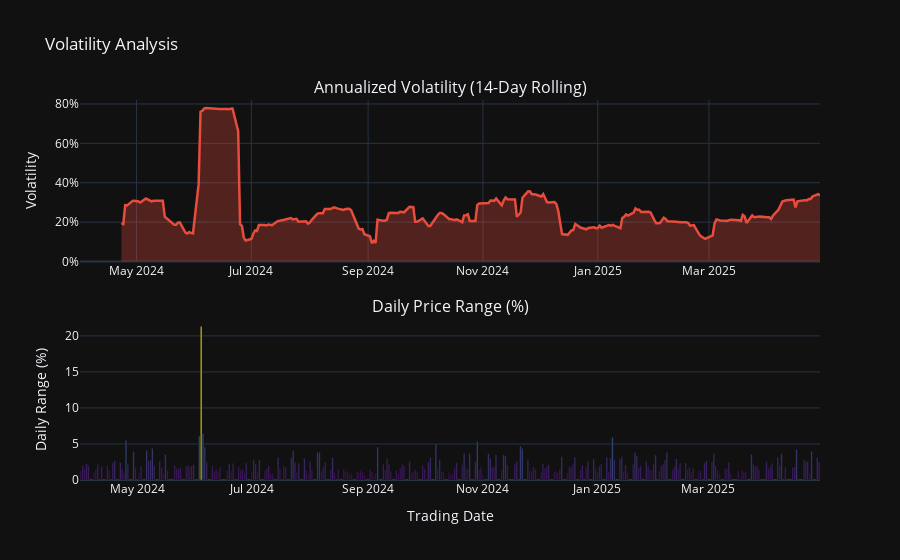

Write notebook code for a chart like this one.
### Markdown cell above
## Problem 3: Volatility Analysis

### Volatility Estimation
Rolling annualized volatility calculated as:

$$ \sigma_t = \sqrt{252} \times \sqrt{\frac{1}{N-1}\sum_{i=t-N+1}^t (r_i - \bar{r})^2} $$

Where:
- $N = 14$ days (window size)
- $252$ trading days annualization factor
- $r_i$ = daily log returns

### Code cell
# Calculate volatility metrics
df['Rolling Volatility'] = df['Simple Return'].rolling(window=14).std() * np.sqrt(252)
df['Daily Range'] = (df['High'] - df['Low']) / df['Close']

# Create volatility visualization
volatility_fig = make_subplots(
    rows=2, cols=1, 
    subplot_titles=(
        "Annualized Volatility (14-Day Rolling)", 
        "Daily Price Range (%)"
    ),
    vertical_spacing=0.15
)

volatility_fig.add_trace(
    go.Scatter(
        x=df.index, 
        y=df['Rolling Volatility'],
        mode='lines',
        fill='tozeroy',
        fillcolor='rgba(231, 76, 60, 0.3)',
        line=dict(color='#E74C3C', width=2.5),
        name='Volatility',
        hovertemplate="Date: %{x|%b %d, %Y}<br>Volatility: %{y:.2%}<extra></extra>"
    ),
    row=1, col=1
)

volatility_fig.add_trace(
    go.Bar(
        x=df.index, 
        y=df['Daily Range']*100,
        marker_color=df['Daily Range'],
        marker_colorscale='Viridis',
        name='Daily Range',
        hovertemplate="Date: %{x|%b %d, %Y}<br>Range: %{y:.2f}%<extra></extra>"
    ),
    row=2, col=1
)

volatility_fig.update_layout(
    title="Volatility Analysis",
    height=700,
    template="plotly_dark",
    showlegend=False
)

volatility_fig.update_yaxes(title_text="Volatility", row=1, col=1, tickformat=".0%")
volatility_fig.update_yaxes(title_text="Daily Range (%)", row=2, col=1)
volatility_fig.update_xaxes(title_text="Trading Date", row=2, col=1)

volatility_fig.show()

# Calculate volatility statistics
high_vol_period = df['Rolling Volatility'].idxmax().strftime('%B %d, %Y')
low_vol_period = df['Rolling Volatility'].idxmin().strftime('%B %d, %Y')
avg_vol = df['Rolling Volatility'].mean()

print("\nVolatility Statistics:")
print(f"Highest Volatility Period: {high_vol_period} ({df['Rolling Volatility'].max():.2%})")
print(f"Lowest Volatility Period: {low_vol_period} ({df['Rolling Volatility'].min():.2%})")
print(f"Average Annualized Volatility: {avg_vol:.2%}")

### Figure 1 — Plotly figure (JSON) as saved in the notebook; plotly's stock layout.template omitted (floating-point values rounded to 4 significant figures; data arrays with more than 128 entries replaced by an {"elided": "..."} marker saying what was removed)
{"data": [{"fill": "tozeroy", "fillcolor": "rgba(231, 76, 60, 0.3)", "hovertemplate": "Date: %{x|%b %d, %Y}<br>Volatility: %{y:.2%}<extra></extra>", "line": {"color": "#E74C3C", "width": 2.5}, "mode": "lines", "name": "Volatility", "type": "scatter", "x": {"elided": "266 str values"}, "xaxis": "x", "y": {"elided": "266 float values"}, "yaxis": "y"}, {"hovertemplate": "Date: %{x|%b %d, %Y}<br>Range: %{y:.2f}%<extra></extra>", "marker": {"color": {"elided": "266 float values"}, "colorscale": [[0, "#440154"], [0.1111, "#482878"], [0.2222, "#3e4989"], [0.3333, "#31688e"], [0.4444, "#26828e"], [0.5556, "#1f9e89"], [0.6667, "#35b779"], [0.7778, "#6ece58"], [0.8889, "#b5de2b"], [1, "#fde725"]]}, "name": "Daily Range", "type": "bar", "x": {"elided": "266 str values"}, "xaxis": "x2", "y": {"elided": "266 float values"}, "yaxis": "y2"}], "layout": {"annotations": [{"font": {"size": 16}, "showarrow": false, "text": "Annualized Volatility (14-Day Rolling)", "x": 0.5, "xanchor": "center", "xref": "paper", "y": 1, "yanchor": "bottom", "yref": "paper"}, {"font": {"size": 16}, "showarrow": false, "text": "Daily Price Range (%)", "x": 0.5, "xanchor": "center", "xref": "paper", "y": 0.425, "yanchor": "bottom", "yref": "paper"}], "autosize": true, "showlegend": false, "title": {"text": "Volatility Analysis"}, "xaxis": {"anchor": "y", "autorange": true, "domain": [0, 1], "range": ["2024-04-01", "2025-04-29"], "type": "date"}, "xaxis2": {"anchor": "y2", "autorange": true, "domain": [0, 1], "range": ["2024-03-31 12:00", "2025-04-29 12:00"], "title": {"text": "Trading Date"}, "type": "date"}, "yaxis": {"anchor": "x", "autorange": true, "domain": [0.575, 1], "range": [0, 0.8203], "tickformat": ".0%", "title": {"text": "Volatility"}, "type": "linear"}, "yaxis2": {"anchor": "x2", "autorange": true, "domain": [0, 0.425], "range": [0, 22.41], "title": {"text": "Daily Range (%)"}, "type": "linear"}}}
